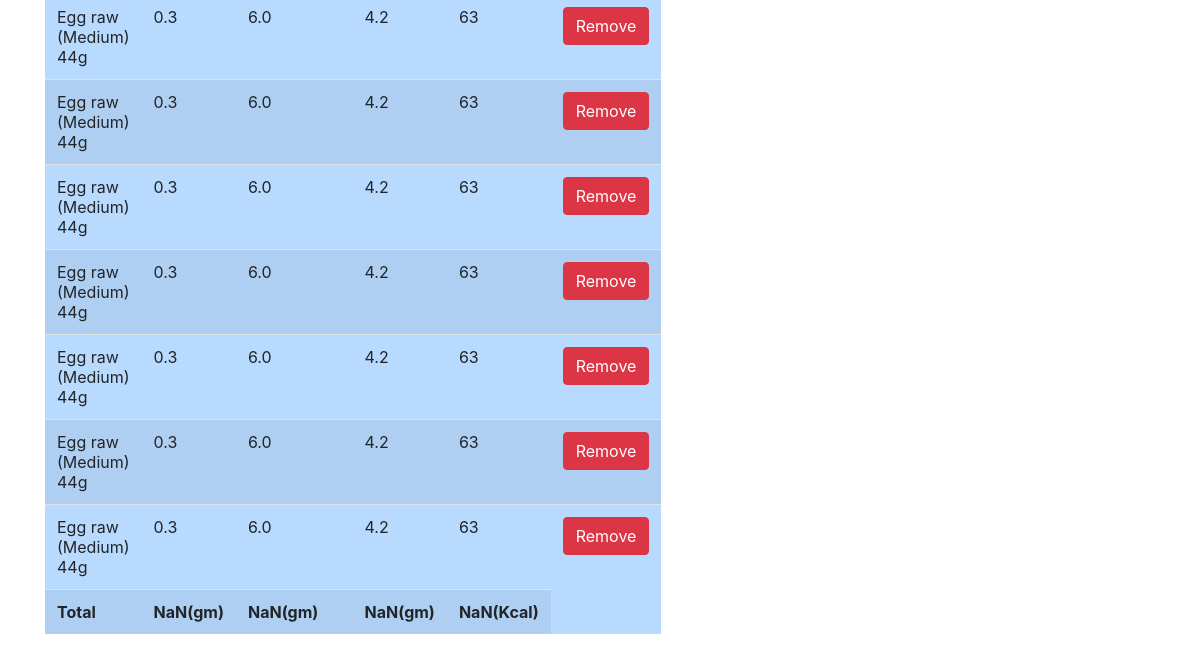
The app's page / (signed in, lower part), older data.
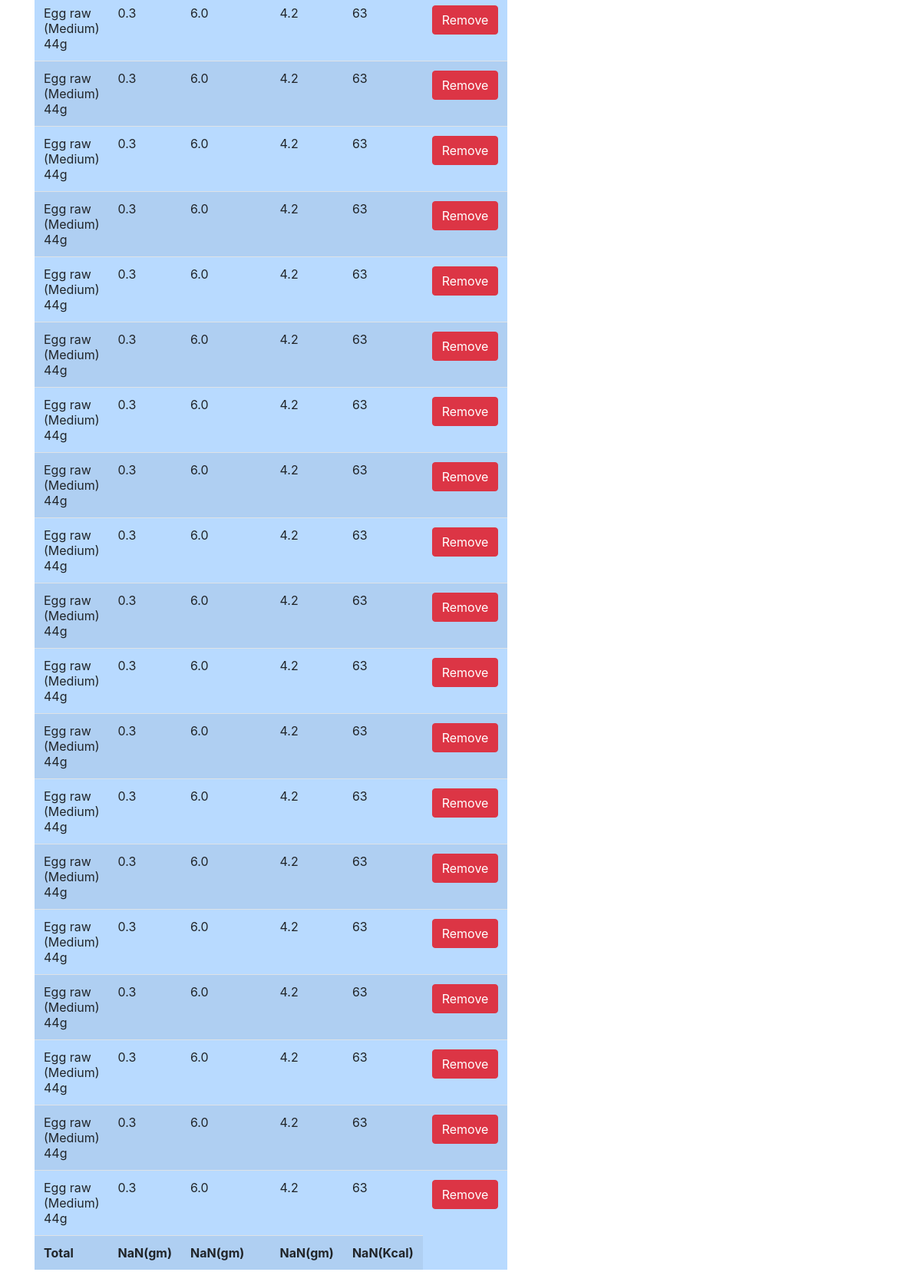
The same page, newer data.
### myapp/models.py (models this page shows, shortened)
class Consume(models.Model):
    user = models.ForeignKey(User, on_delete=models.CASCADE)
    food_consumed = models.ForeignKey(Food, on_delete=models.CASCADE)

class Food(models.Model):
    name = models.CharField(max_length=100)
    carbs = models.FloatField()
    protein = models.FloatField()
    fats = models.FloatField()
    calories = models.IntegerField()

### myapp/views.py (the view)
# urls.py: path('', views.index, name="index"),
def index(request):
    if request.method == "POST":
        food_consumed = request.POST['food_consumed']
        consume = Food.objects.get(name=food_consumed)
        user = request.user
        consume = Consume(user=user, food_consumed=consume)
        consume.save()
        foods = Food.objects.all()
    else:
        foods = Food.objects.all()
    consumed_food = Consume.objects.filter(user=request.user)
    return render(request, 'myapp/index.html', {'foods': foods, 'consumed_food': consumed_food})

### myapp/templates/myapp/index.html (shortened to what this page needs)
<html>
<head>
    <link rel="stylesheet" href="https://maxcdn.bootstrapcdn.com/bootstrap/4.0.0/css/bootstrap.min.css"
>
</head>
<body>
<div class="container">
    <br><br><br>
    <br>
    <br><br>
    <div class="row">
        <div class="col-md-6">
            <table id="table" class="table table-striped table-primary">
                {% for c in consumed_food %}
                    <tr>
                        <td>
                            {{ c.food_consumed.name }}
                        </td>
                        <td>
                            {{ c.food_consumed.carbs }}
                        </td>
                        <td>
                            {{ c.food_consumed.protein }}
                        </td>
                        <td> {{ c.food_consumed.fats }}</td>
                        <td>
                            {{ c.food_consumed.calories }}
                        </td>
                        <td><a class="btn btn-danger" href="{% url 'delete' c.id %}">Remove</a></td>
                    </tr>
                {% endfor %}
                <tr>
                    <td id="name"><b>Total</b></td>
                    <td id="totalCarbs"><b></b></td>
                    <td id="totalProtein"><b></b></td>
                    <td id="totalFats"><b></b></td>
                    <td id="totalCalories"><b></b></td>
                </tr>
            </table>
        </div>
        <div class="col-md-5 offset-1">
        </div>
    </div>
</body>
</html>

Row changes from the older to the newer data that the page shows:
added Consume: food_consumed.name "Egg raw (Medium) 44g", food_consumed.carbs "0.3", food_consumed.protein "6.0", food_consumed.fats "4.2", food_consumed.calories "63"
added Consume: food_consumed.name "Egg raw (Medium) 44g", food_consumed.carbs "0.3", food_consumed.protein "6.0", food_consumed.fats "4.2", food_consumed.calories "63"
added Consume: food_consumed.name "Egg raw (Medium) 44g", food_consumed.carbs "0.3", food_consumed.protein "6.0", food_consumed.fats "4.2", food_consumed.calories "63"
added Consume: food_consumed.name "Egg raw (Medium) 44g", food_consumed.carbs "0.3", food_consumed.protein "6.0", food_consumed.fats "4.2", food_consumed.calories "63"
added Consume: food_consumed.name "Egg raw (Medium) 44g", food_consumed.carbs "0.3", food_consumed.protein "6.0", food_consumed.fats "4.2", food_consumed.calories "63"
added Consume: food_consumed.name "Egg raw (Medium) 44g", food_consumed.carbs "0.3", food_consumed.protein "6.0", food_consumed.fats "4.2", food_consumed.calories "63"
added Consume: food_consumed.name "Egg raw (Medium) 44g", food_consumed.carbs "0.3", food_consumed.protein "6.0", food_consumed.fats "4.2", food_consumed.calories "63"
added Consume: food_consumed.name "Egg raw (Medium) 44g", food_consumed.carbs "0.3", food_consumed.protein "6.0", food_consumed.fats "4.2", food_consumed.calories "63"
added Consume: food_consumed.name "Egg raw (Medium) 44g", food_consumed.carbs "0.3", food_consumed.protein "6.0", food_consumed.fats "4.2", food_consumed.calories "63"
added Consume: food_consumed.name "Egg raw (Medium) 44g", food_consumed.carbs "0.3", food_consumed.protein "6.0", food_consumed.fats "4.2", food_consumed.calories "63"
added Consume: food_consumed.name "Egg raw (Medium) 44g", food_consumed.carbs "0.3", food_consumed.protein "6.0", food_consumed.fats "4.2", food_consumed.calories "63"
added Consume: food_consumed.name "Egg raw (Medium) 44g", food_consumed.carbs "0.3", food_consumed.protein "6.0", food_consumed.fats "4.2", food_consumed.calories "63"
